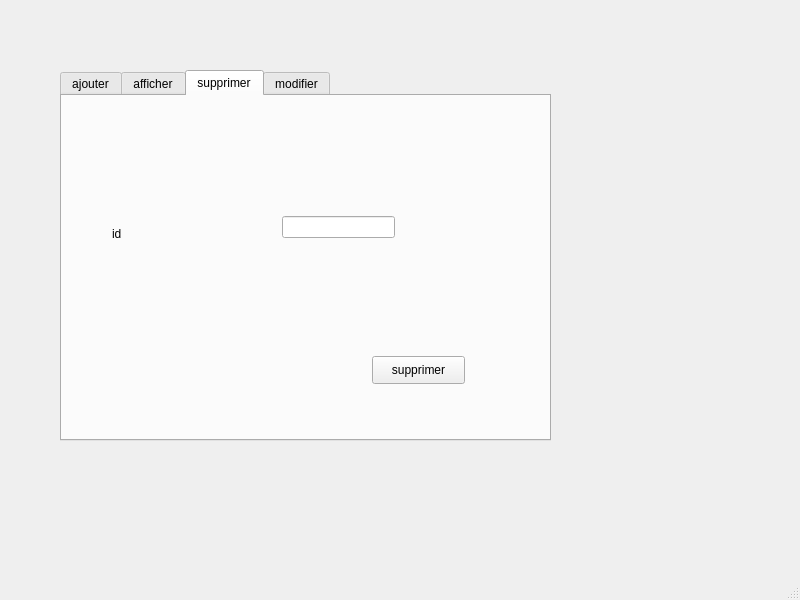
<?xml version="1.0" encoding="UTF-8"?>
<ui version="4.0">
 <class>MainWindow</class>
 <widget class="QMainWindow" name="MainWindow">
  <property name="geometry">
   <rect>
    <x>0</x>
    <y>0</y>
    <width>800</width>
    <height>600</height>
   </rect>
  </property>
  <property name="windowTitle">
   <string>MainWindow</string>
  </property>
  <widget class="QWidget" name="centralwidget">
   <widget class="QTabWidget" name="tabWidget">
    <property name="geometry">
     <rect>
      <x>60</x>
      <y>70</y>
      <width>491</width>
      <height>371</height>
     </rect>
    </property>
    <property name="currentIndex">
     <number>2</number>
    </property>
    <widget class="QWidget" name="tab">
     <attribute name="title">
      <string>ajouter</string>
     </attribute>
     <widget class="QLabel" name="label">
      <property name="geometry">
       <rect>
        <x>70</x>
        <y>50</y>
        <width>56</width>
        <height>16</height>
       </rect>
      </property>
      <property name="text">
       <string>id</string>
      </property>
     </widget>
     <widget class="QLabel" name="label_2">
      <property name="geometry">
       <rect>
        <x>70</x>
        <y>100</y>
        <width>56</width>
        <height>16</height>
       </rect>
      </property>
      <property name="text">
       <string>idstade</string>
      </property>
     </widget>
     <widget class="QLabel" name="label_3">
      <property name="geometry">
       <rect>
        <x>70</x>
        <y>160</y>
        <width>56</width>
        <height>16</height>
       </rect>
      </property>
      <property name="text">
       <string>date</string>
      </property>
     </widget>
     <widget class="QLabel" name="label_4">
      <property name="geometry">
       <rect>
        <x>70</x>
        <y>206</y>
        <width>56</width>
        <height>20</height>
       </rect>
      </property>
      <property name="text">
       <string>sport</string>
      </property>
     </widget>
     <widget class="QLabel" name="label_5">
      <property name="geometry">
       <rect>
        <x>60</x>
        <y>260</y>
        <width>56</width>
        <height>16</height>
       </rect>
      </property>
      <property name="text">
       <string>nbrp</string>
      </property>
     </widget>
     <widget class="QPushButton" name="ajouter">
      <property name="geometry">
       <rect>
        <x>360</x>
        <y>290</y>
        <width>93</width>
        <height>28</height>
       </rect>
      </property>
      <property name="text">
       <string>ajouter</string>
      </property>
     </widget>
     <widget class="QLineEdit" name="lineEdit_id">
      <property name="geometry">
       <rect>
        <x>200</x>
        <y>50</y>
        <width>113</width>
        <height>22</height>
       </rect>
      </property>
     </widget>
     <widget class="QLineEdit" name="lineEdit_idstade">
      <property name="geometry">
       <rect>
        <x>200</x>
        <y>100</y>
        <width>113</width>
        <height>22</height>
       </rect>
      </property>
     </widget>
     <widget class="QLineEdit" name="lineEdit_date">
      <property name="geometry">
       <rect>
        <x>200</x>
        <y>150</y>
        <width>113</width>
        <height>22</height>
       </rect>
      </property>
     </widget>
     <widget class="QLineEdit" name="lineEdit_sport">
      <property name="geometry">
       <rect>
        <x>200</x>
        <y>200</y>
        <width>113</width>
        <height>22</height>
       </rect>
      </property>
     </widget>
     <widget class="QLineEdit" name="lineEdit_nbrp">
      <property name="geometry">
       <rect>
        <x>200</x>
        <y>260</y>
        <width>113</width>
        <height>22</height>
       </rect>
      </property>
     </widget>
    </widget>
    <widget class="QWidget" name="tab_3">
     <attribute name="title">
      <string>afficher</string>
     </attribute>
     <widget class="QTableView" name="tableView">
      <property name="geometry">
       <rect>
        <x>60</x>
        <y>70</y>
        <width>341</width>
        <height>221</height>
       </rect>
      </property>
     </widget>
    </widget>
    <widget class="QWidget" name="tab_2">
     <attribute name="title">
      <string>supprimer</string>
     </attribute>
     <widget class="QLineEdit" name="lineEdit_ids">
      <property name="geometry">
       <rect>
        <x>220</x>
        <y>120</y>
        <width>113</width>
        <height>22</height>
       </rect>
      </property>
     </widget>
     <widget class="QLabel" name="label_6">
      <property name="geometry">
       <rect>
        <x>50</x>
        <y>130</y>
        <width>56</width>
        <height>16</height>
       </rect>
      </property>
      <property name="text">
       <string>id</string>
      </property>
     </widget>
     <widget class="QPushButton" name="supprimer_2">
      <property name="geometry">
       <rect>
        <x>310</x>
        <y>260</y>
        <width>93</width>
        <height>28</height>
       </rect>
      </property>
      <property name="text">
       <string>supprimer</string>
      </property>
     </widget>
    </widget>
    <widget class="QWidget" name="tab_4">
     <attribute name="title">
      <string>modifier</string>
     </attribute>
     <widget class="QLabel" name="label_7">
      <property name="geometry">
       <rect>
        <x>90</x>
        <y>70</y>
        <width>56</width>
        <height>16</height>
       </rect>
      </property>
      <property name="text">
       <string>id</string>
      </property>
     </widget>
     <widget class="QLabel" name="label_8">
      <property name="geometry">
       <rect>
        <x>90</x>
        <y>110</y>
        <width>56</width>
        <height>16</height>
       </rect>
      </property>
      <property name="text">
       <string>idstade</string>
      </property>
     </widget>
     <widget class="QLabel" name="label_9">
      <property name="geometry">
       <rect>
        <x>80</x>
        <y>160</y>
        <width>56</width>
        <height>16</height>
       </rect>
      </property>
      <property name="text">
       <string>date</string>
      </property>
     </widget>
     <widget class="QLabel" name="label_10">
      <property name="geometry">
       <rect>
        <x>80</x>
        <y>210</y>
        <width>56</width>
        <height>16</height>
       </rect>
      </property>
      <property name="text">
       <string>sport</string>
      </property>
     </widget>
     <widget class="QLabel" name="label_11">
      <property name="geometry">
       <rect>
        <x>80</x>
        <y>270</y>
        <width>56</width>
        <height>16</height>
       </rect>
      </property>
      <property name="text">
       <string>nbrp</string>
      </property>
     </widget>
     <widget class="QLineEdit" name="lineEdit_idm">
      <property name="geometry">
       <rect>
        <x>200</x>
        <y>70</y>
        <width>113</width>
        <height>22</height>
       </rect>
      </property>
     </widget>
     <widget class="QLineEdit" name="lineEdit_idstadem">
      <property name="geometry">
       <rect>
        <x>200</x>
        <y>120</y>
        <width>113</width>
        <height>22</height>
       </rect>
      </property>
     </widget>
     <widget class="QLineEdit" name="lineEdit_datem">
      <property name="geometry">
       <rect>
        <x>210</x>
        <y>170</y>
        <width>113</width>
        <height>22</height>
       </rect>
      </property>
     </widget>
     <widget class="QLineEdit" name="lineEdit_sportm">
      <property name="geometry">
       <rect>
        <x>200</x>
        <y>220</y>
        <width>113</width>
        <height>22</height>
       </rect>
      </property>
     </widget>
     <widget class="QLineEdit" name="lineEdit_nbrpm">
      <property name="geometry">
       <rect>
        <x>190</x>
        <y>270</y>
        <width>113</width>
        <height>22</height>
       </rect>
      </property>
     </widget>
     <widget class="QPushButton" name="pushButton_3">
      <property name="geometry">
       <rect>
        <x>380</x>
        <y>250</y>
        <width>93</width>
        <height>28</height>
       </rect>
      </property>
      <property name="text">
       <string>modifier</string>
      </property>
     </widget>
    </widget>
   </widget>
  </widget>
  <widget class="QMenuBar" name="menubar">
   <property name="geometry">
    <rect>
     <x>0</x>
     <y>0</y>
     <width>800</width>
     <height>26</height>
    </rect>
   </property>
  </widget>
  <widget class="QStatusBar" name="statusbar"/>
 </widget>
 <resources/>
 <connections/>
</ui>
